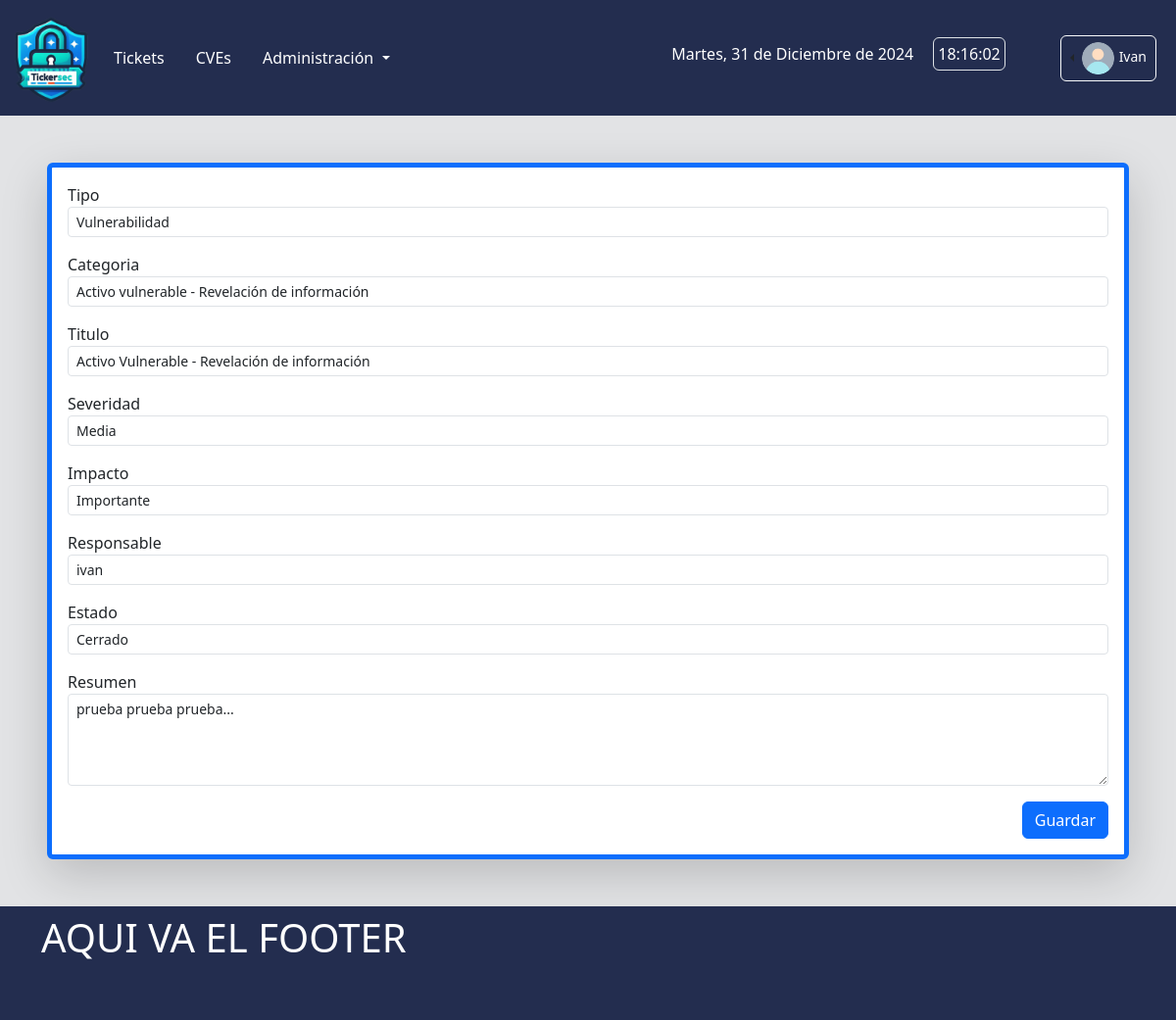
Page /core/tickets/update/3054/ (signed in) on the committed database.
### core/models.py (models this page shows, shortened)
class Ticket(models.Model):
    type = models.CharField(verbose_name='Tipo', max_length=50, choices=TicketType.choices, default=TicketType.INCIDENTE)
    category = models.ForeignKey(TicketCategory, verbose_name='Categoria', related_name='categorias', on_delete=models.PROTECT)
    title = models.CharField(verbose_name='Titulo', max_length=50, blank=False)
    createdAt = models.DateTimeField(auto_now_add=True) # auto_now_add: actualiza el valor con la hora y la fecha de creación del registro.
    lastUpdate = models.DateTimeField(auto_now=True) # auto_now: actualiza el valor del campo a la hora y fecha actuales cada vez que se llama a Model.save().
    resolution = models.DurationField(verbose_name='Resolucion', blank=True, null=True)
    severity = models.CharField(verbose_name='Severidad', choices=Severity.choices, default=Severity.NULA, max_length=7)
    impact = models.CharField(verbose_name='Impacto', choices=Impact.choices, default=Impact.NULO, max_length=10)
    status = models.CharField(verbose_name='Estado', choices=TicketStatus.choices, default=TicketStatus.ABIERTO, max_length=10)
    createdBy = models.ForeignKey(User, verbose_name='Remitente', related_name='created_tickets', on_delete=models.PROTECT, blank=False)
    assignedTo = models.ForeignKey(User, verbose_name='Responsable', related_name='assigned_tickets', on_delete=models.PROTECT, blank=False)
    resume = models.CharField(verbose_name='Resumen', max_length=300, blank=False)
    report = models.ForeignKey(TicketReport, verbose_name='Reporte', related_name='reportes', on_delete=models.PROTECT, null=True, blank=True)
    class Meta:
        ordering = ['-pk']
        verbose_name_plural = 'Tickets'

### core/views.py (the view, shortened to what this page needs)
# urls.py: path("tickets/update/<int:pk>/", TicketUpdateView.as_view(), name="update-ticket"),
class TicketUpdateView(LoginRequiredMixin, UpdateView):
    model = Ticket
    template_name = 'core/ticket_update.html'
    form_class = TicketUpdateForm
    login_url = 'login'

### core/forms.py
class TicketUpdateForm(forms.ModelForm):
    class Meta:
        model = Ticket
        fields = ['type', 'category', 'title', 'severity', 'impact', 'assignedTo', 'status', 'resume']
        widgets = {
            'type': forms.Select(attrs={'class': 'form-control form-control-sm'}),
            'category': forms.Select(attrs={'class': 'form-control form-control-sm'}),
            'title': forms.TextInput(attrs={'class': 'form-control form-control-sm',  'minlength': 5, }),
            'severity': forms.Select(attrs={'class': 'form-control form-control-sm'}),
            'impact': forms.Select(attrs={'class': 'form-control form-control-sm'}),
            'assignedTo': forms.Select(attrs={'class': 'form-control form-control-sm'}),
            'status': forms.Select(attrs={'class': 'form-control form-control-sm'}),
            'resume': forms.Textarea(attrs={'class': 'form-control form-control-sm', 'rows': 4, }),
        }

### core/models.py (called while the page is built)
    def __str__(self):
        return f'{self.name} - {self.subcategory}'

### templates/core/ticket_update.html (shortened to what this page needs)
{% extends "dash/base.html" %}
{% load static %}
{% block main %}
    <form method="post" enctype="multipart/form-data" class="bg-white shadow-lg border border-5 border-primary rounded-2 m-5 p-3">
        {% for field in form %}
        <div class="form-group mb-3">
            <label for="{{form.label.id_for_label}}">{{field.label}}</label>
            {{field}}
        </div>
        {% endfor %}
        <div class="modal-footer">
            <button type="submit" class="btn btn-primary">Guardar</button>
        </div>
    </form>
{% endblock main %}

### templates/dash/base.html (shortened to what this page needs)
{% load static %}
<!DOCTYPE html>
<html lang="es">
<head>
    {% load django_bootstrap5 %}
    {% bootstrap_css %}
    {% block extra_css %}
    <link rel="stylesheet" href="{% static 'css/dash/styles.css' %}">
    {% endblock extra_css %}
</head>
<body class="bg-secondary-subtle">
    <header class="bg-blueMilei">
        <nav class="navbar navbar-expand-lg me-2">
            <div class="container-fluid">
                <a class="navbar-brand" href="{% url 'dash:index' %}">
                    <img src='{% static "img/dash/favicon-824.png" %}' width="80rem" alt="" srcset="">
                </a>
                <div class="collapse navbar-collapse justify-content-around align-items-center" id="navbarSupportedContent">
                    <ul class="navbar-nav me-auto mb-2 mb-lg-0">
                        <li class="navItemEffect nav-item me-3">
                            <a class="navTextEffect nav-link" aria-current="page"
                                href="{% url 'core:tickets' %}">Tickets</a>
                        </li>
                        <li class="navItemEffect nav-item me-3">
                            <a class="navTextEffect nav-link" href="#">CVEs</a>
                        </li>
                        <li class="navItemEffect nav-item me-3 dropdown">
                            <a class="navTextEffect nav-link dropdown-toggle" href="#" role="button"
                                data-bs-toggle="dropdown" aria-expanded="false">
                                Administración
                            </a>
                        </li>
                    </ul>
                    <div class="d-flex align-items-center me-2 mb-2">
                        <div class="nav-link disabled text-white p-1 me-3" id="fechaCompleta"></div>
                        <div class="nav-link disabled text-white p-1 me-5 border rounded" id="reloj"></div>
                    </div>
                    {% if user.is_authenticated %}
                    <div class="nav-item btn-group dropstart border border-light rounded p-1">
                        <button class="btn btn-sm dropdown-toggle p-0 px-1" type="button" id="dropdownMenuUser" data-bs-toggle="dropdown" aria-expanded="false">
                            <img src="{% static 'img/dash/user.png' %}" alt="avatar icon" class="rounded-circle"
                                style="width: 35px;">
                            <span class="text-white">{{ user|title }}</span>
                        </button>
                    </div>
                    {% else %}
                    <a href="{% url 'login' %}" class="btn btn-sm btn-outline-success">Ingresar</a>
                    {% endif %}
                </div>
            </div>
        </nav>
    </header>
    {% block main %}{% endblock main %}
    <footer class="bg-blueMilei text-white p-2">
        <div class="container" style="min-height: 100px;">
            <h1>AQUI VA EL FOOTER</h1>
        </div>
    </footer>
</body>
</html>

### static/css/dash/styles.css (style rules this page uses)
:root { --bg-blueMilei: rgb(35, 45, 79); --bg-blueMilei-subtle: rgb(45, 55, 100); }
.bg-blueMilei { background-color: var(--bg-blueMilei) !important; }
.navTextEffect { color:white; }

### rows in the picture
Ticket: form "Vulnerabilidad" "Activo vulnerable - Revelación de información" "Activo Vulnerable - Revelación de información" "Media" "Importante" "ivan" "Cerrado" "prueba prueba prueba..."

### other values in the picture
{{ user|title }} "Ivan"
{{ field.label }} "Tipo" "Categoria" "Titulo" "Severidad" "Impacto" "Responsable" "Estado" "Resumen"
